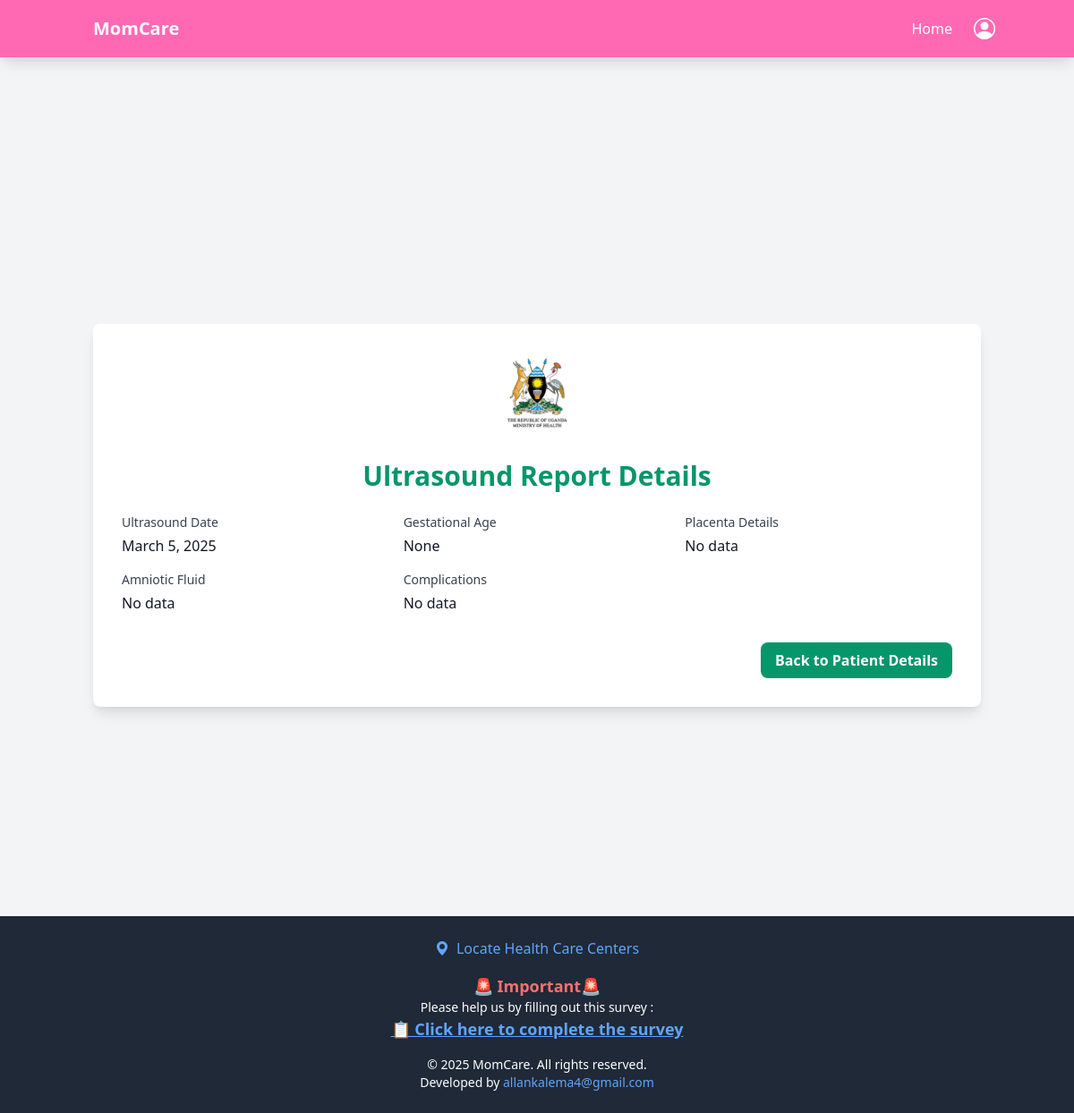
The app's page /antenental/ultrasound-report/1/ with its own data.
### antenental/models.py (models this page shows, shortened)
class UltrasoundReport(models.Model):
    antenatal_card = models.ForeignKey(AntenatalCard, on_delete=models.CASCADE, related_name="ultrasound_reports")
    recorded_by = models.ForeignKey(User, on_delete=models.SET_NULL, null=True)
    ultrasound_date = models.DateField(default=now)
    gestational_age = models.IntegerField(null=True, blank=True)
    placenta_details = models.TextField(null=True, blank=True)
    amniotic_fluid = models.TextField(null=True, blank=True)
    complications = models.TextField(null=True, blank=True)
    created_at = models.DateTimeField(default=now)

### antenental/views.py (the view)
# urls.py: path('ultrasound-report/<int:report_id>/', views.ultrasound_report_detail, name='ultrasound_report_detail'),
def ultrasound_report_detail(request, report_id):
    report = get_object_or_404(UltrasoundReport, id=report_id)
    return render(request, 'antenatal/ultrasound_report_detail.html', {
        'report': report,
    })

### templates/antenatal/ultrasound_report_detail.html
{% extends 'base.html' %}
{% load static %}
{% block content %}
<main class="mt-16 sm:mt-20 min-h-screen flex items-center justify-center bg-gray-100">
    <div class="w-full max-w-6xl p-6 sm:p-8 bg-white rounded-lg shadow-lg">
        <div class="flex justify-center mb-6">
            <img src="{{ MEDIA_URL }}images/emblem.png" alt="Ministry of Health Symbol" class="w-24 h-24">
        </div>
        <h2 class="text-2xl sm:text-3xl font-bold text-green-600 mb-6 text-center">Ultrasound Report Details</h2>
        <div class="grid grid-cols-1 sm:grid-cols-2 lg:grid-cols-3 gap-4">
            <div>
                <label class="block text-sm font-medium text-gray-700">Ultrasound Date</label>
                <p class="mt-1 text-gray-900">{{ report.ultrasound_date|date:"F j, Y" }}</p>
            </div>
            <div>
                <label class="block text-sm font-medium text-gray-700">Gestational Age</label>
                <p class="mt-1 text-gray-900">{{ report.gestational_age }}</p>
            </div>
            <div>
                <label class="block text-sm font-medium text-gray-700">Placenta Details</label>
                <p class="mt-1 text-gray-900">{{ report.placenta_details|default:"No data" }}</p>
            </div>
            <div>
                <label class="block text-sm font-medium text-gray-700">Amniotic Fluid</label>
                <p class="mt-1 text-gray-900">{{ report.amniotic_fluid|default:"No data" }}</p>
            </div>
            <div>
                <label class="block text-sm font-medium text-gray-700">Complications</label>
                <p class="mt-1 text-gray-900">{{ report.complications|default:"No data" }}</p>
            </div>
        </div>
        <div class="flex justify-end mt-8">
            <a href="{% url 'patient_details' report.antenatal_card.id %}" class="bg-green-600 text-white px-4 py-2 rounded-lg font-semibold hover:bg-green-700 transition duration-300">
                Back to Patient Details
            </a>
        </div>
    </div>
</main>
{% endblock %}

### records on screen
UltrasoundReport: ultrasound_date "March 5, 2025", gestational_age "None", placenta_details "No data", amniotic_fluid "No data", complications "No data"
